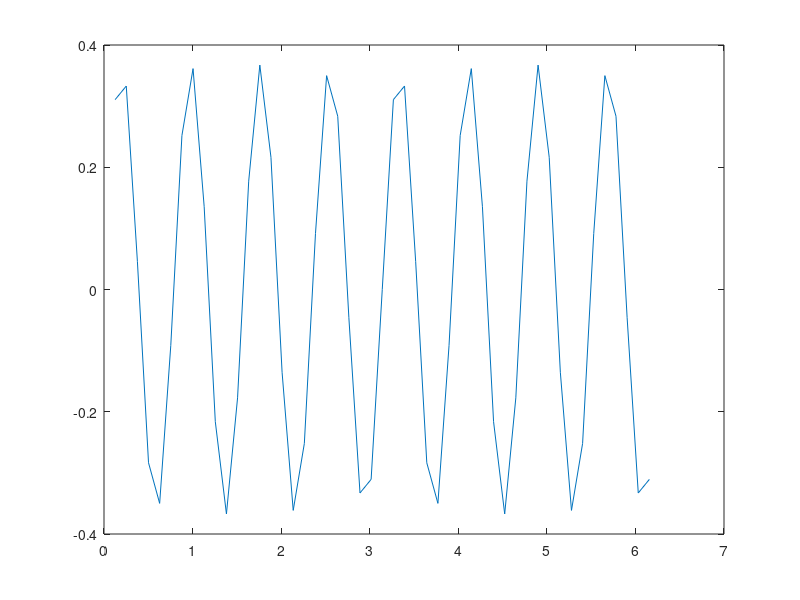
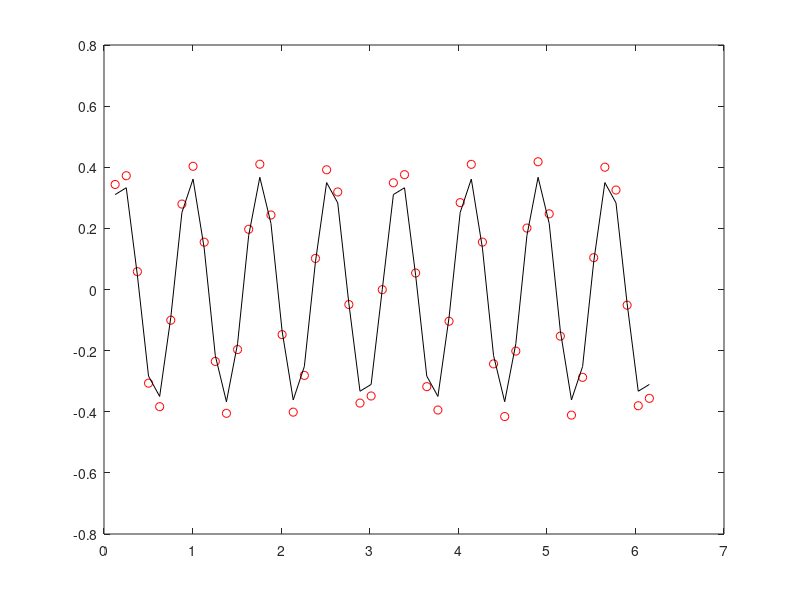

These charts were generated, in order, by the following MATLAB code:
clear all
close all
clc
format long

L=2*pi;
N=50;
dx=L/N;
x=[dx:dx:L-dx];
x1=[dx/2:dx:L-dx/2];
T=1;
M=4000;
dt=T/M;
t=[0:dt:T];
nu=@(x,t) (1+x)./(1+t);
c0=@(x) sin(8*x);
s=@(x,t) -sin(8*x).*exp(-t)-8.*(cos(8*x).*exp(-t))./(t+1)+64.*(sin(8*x).*exp(-t).*(x+1))./(t+1);
y=@(x,t) exp(-t).*sin(8*x);

y_exact=y(x,T);

figure(1)
plot(x,y_exact)

y0=c0(x);
c_old=y0';

% EXPLICIT EULER
% for i=1:length(t)-1
%     Nu=nu(x1,t(i));
%     mi=Nu.*(dt/dx.^2);
%     S=s(x,t(i));
%     S=S';
%     A1=(1-mi(1:end-1)-mi(2:end));
%     A2=mi(2:end-1);
%     A=diag(A1,0)+diag(A2,1)+diag(A2,-1);
%     c_new=A*c_old+dt.*S;
%     c_old=c_new;
% end

% figure(2)
% plot(x,c_new,'ro',x,y_exact,'k')

% % IMPLISIT EULER
    for i=1:length(t)-1
        Nu=nu(x1,t(i));
        mi=Nu.*(dt/dx.^2);
        S=s(x,t(i));
        S=S';
        A1=(1+mi(2:end)+mi(1:end-1));
        A2=-mi(2:end-1);
        A=diag(A1)+diag(A2,1)+diag(A2,-1);
        c_new=A\c_old+dt.*S;
        c_old=c_new;
    end
    
figure(3)
plot(x,c_new,'ro',x,y_exact,'k')